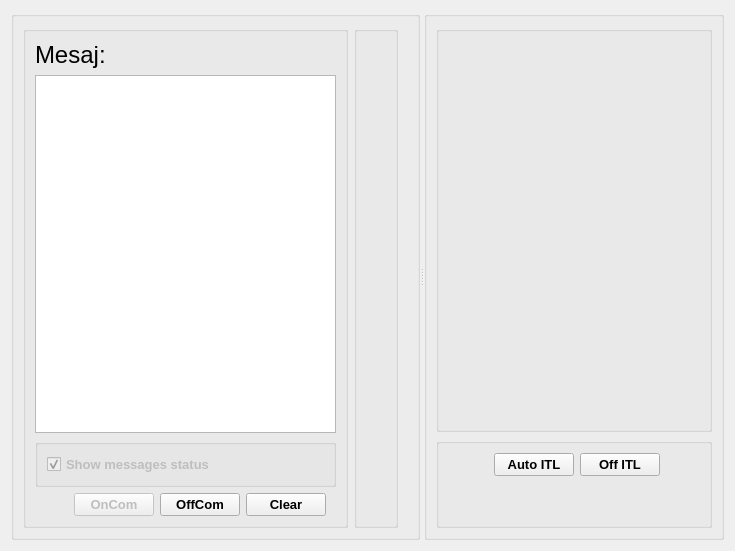
<?xml version="1.0" encoding="UTF-8"?>
<ui version="4.0">
 <class>Widget</class>
 <widget class="QWidget" name="Widget">
  <property name="enabled">
   <bool>true</bool>
  </property>
  <property name="geometry">
   <rect>
    <x>0</x>
    <y>0</y>
    <width>735</width>
    <height>551</height>
   </rect>
  </property>
  <property name="sizePolicy">
   <sizepolicy hsizetype="Expanding" vsizetype="Expanding">
    <horstretch>0</horstretch>
    <verstretch>0</verstretch>
   </sizepolicy>
  </property>
  <property name="windowTitle">
   <string>Widget</string>
  </property>
  <layout class="QGridLayout" name="gridLayout">
   <item row="0" column="0">
    <widget class="QSplitter" name="splitter">
     <property name="orientation">
      <enum>Qt::Horizontal</enum>
     </property>
     <property name="childrenCollapsible">
      <bool>false</bool>
     </property>
     <widget class="QGroupBox" name="groupBox">
      <property name="sizePolicy">
       <sizepolicy hsizetype="Expanding" vsizetype="Expanding">
        <horstretch>0</horstretch>
        <verstretch>0</verstretch>
       </sizepolicy>
      </property>
      <property name="title">
       <string/>
      </property>
      <layout class="QHBoxLayout" name="horizontalLayout">
       <item>
        <widget class="QGroupBox" name="displayMessageBox">
         <property name="sizePolicy">
          <sizepolicy hsizetype="Expanding" vsizetype="Expanding">
           <horstretch>0</horstretch>
           <verstretch>0</verstretch>
          </sizepolicy>
         </property>
         <property name="title">
          <string/>
         </property>
         <layout class="QVBoxLayout" name="verticalLayout_3">
          <item>
           <widget class="QLabel" name="mainLabel">
            <property name="font">
             <font>
              <pointsize>18</pointsize>
             </font>
            </property>
            <property name="text">
             <string>Mesaj:</string>
            </property>
           </widget>
          </item>
          <item>
           <widget class="QTextEdit" name="textEdit">
            <property name="font">
             <font>
              <pointsize>14</pointsize>
             </font>
            </property>
            <property name="undoRedoEnabled">
             <bool>false</bool>
            </property>
            <property name="readOnly">
             <bool>true</bool>
            </property>
           </widget>
          </item>
          <item>
           <widget class="QGroupBox" name="comStatusBox">
            <property name="sizePolicy">
             <sizepolicy hsizetype="Preferred" vsizetype="Fixed">
              <horstretch>0</horstretch>
              <verstretch>0</verstretch>
             </sizepolicy>
            </property>
            <property name="minimumSize">
             <size>
              <width>0</width>
              <height>30</height>
             </size>
            </property>
            <property name="title">
             <string/>
            </property>
            <layout class="QHBoxLayout" name="horizontalLayout_5">
             <item>
              <widget class="QCheckBox" name="statusCheckBox">
               <property name="enabled">
                <bool>false</bool>
               </property>
               <property name="font">
                <font>
                 <pointsize>10</pointsize>
                 <weight>75</weight>
                 <bold>true</bold>
                </font>
               </property>
               <property name="text">
                <string>Show messages status</string>
               </property>
               <property name="checkable">
                <bool>true</bool>
               </property>
               <property name="checked">
                <bool>true</bool>
               </property>
               <property name="tristate">
                <bool>false</bool>
               </property>
              </widget>
             </item>
            </layout>
           </widget>
          </item>
          <item>
           <layout class="QHBoxLayout" name="horizontalLayout_2">
            <item>
             <spacer name="horizontalSpacer_2">
              <property name="orientation">
               <enum>Qt::Horizontal</enum>
              </property>
              <property name="sizeHint" stdset="0">
               <size>
                <width>40</width>
                <height>20</height>
               </size>
              </property>
             </spacer>
            </item>
            <item>
             <widget class="QPushButton" name="onComButton">
              <property name="enabled">
               <bool>false</bool>
              </property>
              <property name="sizePolicy">
               <sizepolicy hsizetype="Fixed" vsizetype="Fixed">
                <horstretch>0</horstretch>
                <verstretch>0</verstretch>
               </sizepolicy>
              </property>
              <property name="font">
               <font>
                <pointsize>10</pointsize>
                <weight>75</weight>
                <bold>true</bold>
               </font>
              </property>
              <property name="text">
               <string>OnCom</string>
              </property>
             </widget>
            </item>
            <item>
             <widget class="QPushButton" name="offComButton">
              <property name="sizePolicy">
               <sizepolicy hsizetype="Fixed" vsizetype="Fixed">
                <horstretch>0</horstretch>
                <verstretch>0</verstretch>
               </sizepolicy>
              </property>
              <property name="font">
               <font>
                <pointsize>10</pointsize>
                <weight>75</weight>
                <bold>true</bold>
               </font>
              </property>
              <property name="text">
               <string>OffCom</string>
              </property>
             </widget>
            </item>
            <item>
             <widget class="QPushButton" name="clearScreenButton">
              <property name="sizePolicy">
               <sizepolicy hsizetype="Fixed" vsizetype="Fixed">
                <horstretch>0</horstretch>
                <verstretch>0</verstretch>
               </sizepolicy>
              </property>
              <property name="font">
               <font>
                <pointsize>10</pointsize>
                <weight>75</weight>
                <bold>true</bold>
               </font>
              </property>
              <property name="text">
               <string>Clear</string>
              </property>
             </widget>
            </item>
            <item>
             <spacer name="horizontalSpacer_3">
              <property name="orientation">
               <enum>Qt::Horizontal</enum>
              </property>
              <property name="sizeType">
               <enum>QSizePolicy::MinimumExpanding</enum>
              </property>
              <property name="sizeHint" stdset="0">
               <size>
                <width>10</width>
                <height>20</height>
               </size>
              </property>
             </spacer>
            </item>
           </layout>
          </item>
         </layout>
        </widget>
       </item>
       <item>
        <widget class="QGroupBox" name="groupBox_4">
         <property name="title">
          <string/>
         </property>
         <layout class="QVBoxLayout" name="verticalLayout_4">
          <item>
           <spacer name="verticalSpacer">
            <property name="orientation">
             <enum>Qt::Vertical</enum>
            </property>
            <property name="sizeType">
             <enum>QSizePolicy::Fixed</enum>
            </property>
            <property name="sizeHint" stdset="0">
             <size>
              <width>20</width>
              <height>160</height>
             </size>
            </property>
           </spacer>
          </item>
         </layout>
        </widget>
       </item>
       <item>
        <spacer name="horizontalSpacer">
         <property name="orientation">
          <enum>Qt::Horizontal</enum>
         </property>
         <property name="sizeType">
          <enum>QSizePolicy::Minimum</enum>
         </property>
         <property name="sizeHint" stdset="0">
          <size>
           <width>10</width>
           <height>20</height>
          </size>
         </property>
        </spacer>
       </item>
      </layout>
     </widget>
     <widget class="QGroupBox" name="itlGroupBox">
      <property name="minimumSize">
       <size>
        <width>300</width>
        <height>280</height>
       </size>
      </property>
      <property name="title">
       <string/>
      </property>
      <layout class="QVBoxLayout" name="verticalLayout_5">
       <item>
        <widget class="QGroupBox" name="itlTrafficLightBox">
         <property name="minimumSize">
          <size>
           <width>0</width>
           <height>100</height>
          </size>
         </property>
         <property name="title">
          <string/>
         </property>
         <layout class="QVBoxLayout" name="verticalLayout_7">
          <item>
           <widget class="QWidget" name="widgetITL" native="true">
            <property name="sizePolicy">
             <sizepolicy hsizetype="Expanding" vsizetype="Expanding">
              <horstretch>0</horstretch>
              <verstretch>0</verstretch>
             </sizepolicy>
            </property>
            <property name="minimumSize">
             <size>
              <width>0</width>
              <height>120</height>
             </size>
            </property>
            <layout class="QHBoxLayout" name="horizontalLayout_4"/>
           </widget>
          </item>
         </layout>
        </widget>
       </item>
       <item>
        <widget class="QGroupBox" name="itlControlsBox">
         <property name="sizePolicy">
          <sizepolicy hsizetype="Preferred" vsizetype="Fixed">
           <horstretch>0</horstretch>
           <verstretch>0</verstretch>
          </sizepolicy>
         </property>
         <property name="minimumSize">
          <size>
           <width>0</width>
           <height>30</height>
          </size>
         </property>
         <property name="title">
          <string/>
         </property>
         <layout class="QVBoxLayout" name="verticalLayout_6">
          <item>
           <layout class="QVBoxLayout" name="verticalLayout">
            <item>
             <layout class="QHBoxLayout" name="horizontalLayout_3">
              <item>
               <spacer name="horizontalSpacer_4">
                <property name="orientation">
                 <enum>Qt::Horizontal</enum>
                </property>
                <property name="sizeHint" stdset="0">
                 <size>
                  <width>40</width>
                  <height>20</height>
                 </size>
                </property>
               </spacer>
              </item>
              <item>
               <widget class="QPushButton" name="autoItlButton">
                <property name="enabled">
                 <bool>true</bool>
                </property>
                <property name="sizePolicy">
                 <sizepolicy hsizetype="Fixed" vsizetype="Fixed">
                  <horstretch>0</horstretch>
                  <verstretch>0</verstretch>
                 </sizepolicy>
                </property>
                <property name="font">
                 <font>
                  <pointsize>10</pointsize>
                  <weight>75</weight>
                  <bold>true</bold>
                 </font>
                </property>
                <property name="text">
                 <string>Auto ITL</string>
                </property>
               </widget>
              </item>
              <item>
               <widget class="QPushButton" name="offItlButton">
                <property name="enabled">
                 <bool>true</bool>
                </property>
                <property name="sizePolicy">
                 <sizepolicy hsizetype="Fixed" vsizetype="Fixed">
                  <horstretch>0</horstretch>
                  <verstretch>0</verstretch>
                 </sizepolicy>
                </property>
                <property name="font">
                 <font>
                  <pointsize>10</pointsize>
                  <weight>75</weight>
                  <bold>true</bold>
                 </font>
                </property>
                <property name="text">
                 <string>Off ITL</string>
                </property>
               </widget>
              </item>
              <item>
               <spacer name="horizontalSpacer_5">
                <property name="orientation">
                 <enum>Qt::Horizontal</enum>
                </property>
                <property name="sizeType">
                 <enum>QSizePolicy::Fixed</enum>
                </property>
                <property name="sizeHint" stdset="0">
                 <size>
                  <width>40</width>
                  <height>20</height>
                 </size>
                </property>
               </spacer>
              </item>
             </layout>
            </item>
            <item>
             <spacer name="verticalSpacer_2">
              <property name="orientation">
               <enum>Qt::Vertical</enum>
              </property>
              <property name="sizeType">
               <enum>QSizePolicy::Fixed</enum>
              </property>
              <property name="sizeHint" stdset="0">
               <size>
                <width>20</width>
                <height>40</height>
               </size>
              </property>
             </spacer>
            </item>
           </layout>
          </item>
         </layout>
        </widget>
       </item>
      </layout>
     </widget>
    </widget>
   </item>
  </layout>
 </widget>
 <resources/>
 <connections/>
</ui>
